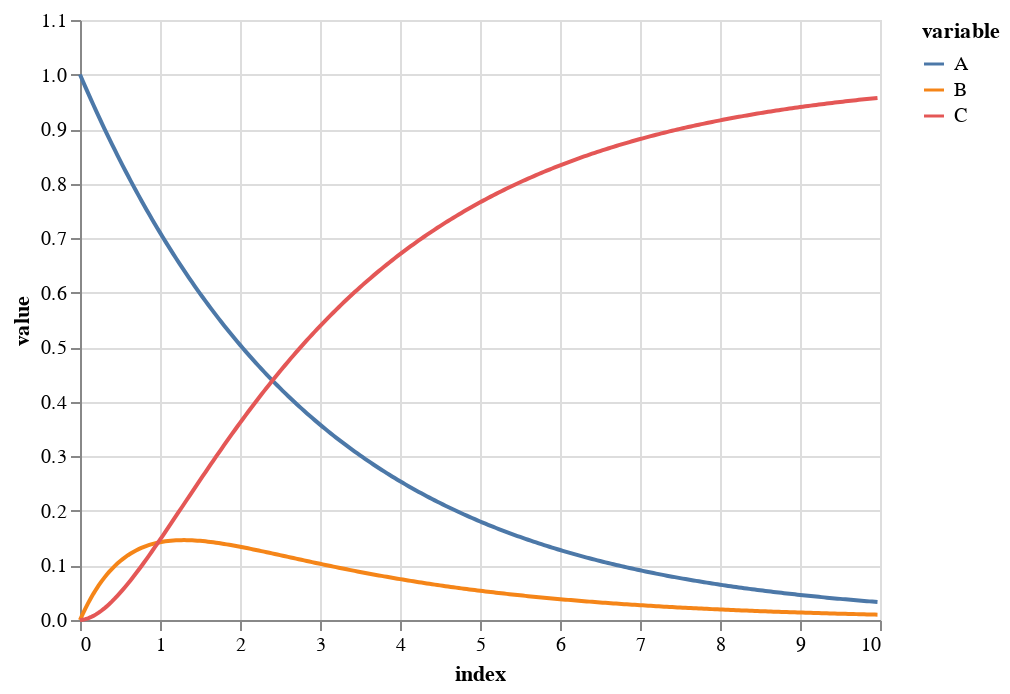

Write notebook code for a chart like this one.
### Code cell
alt.Chart(Cdfg).mark_line().encode(
  alt.X('index:Q'),
  alt.Y('value:Q'),
  alt.Color('variable:N')
)

### Figure 1 — Vega-Lite specification as saved in the notebook (floating-point values rounded to 4 significant figures; data arrays with more than 128 entries replaced by an {"elided": "..."} marker saying what was removed)
{"config": {"view": {"continuousWidth": 400, "continuousHeight": 300}}, "data": {"name": "data-9419ffeb967c90100ac540d9e68e1cb3"}, "mark": "line", "encoding": {"color": {"type": "nominal", "field": "variable"}, "x": {"type": "quantitative", "field": "index"}, "y": {"type": "quantitative", "field": "value"}}, "$schema": "https://vega.github.io/schema/vega-lite/v4.8.1.json", "datasets": {"data-9419ffeb967c90100ac540d9e68e1cb3": {"elided": "900 records"}}}
